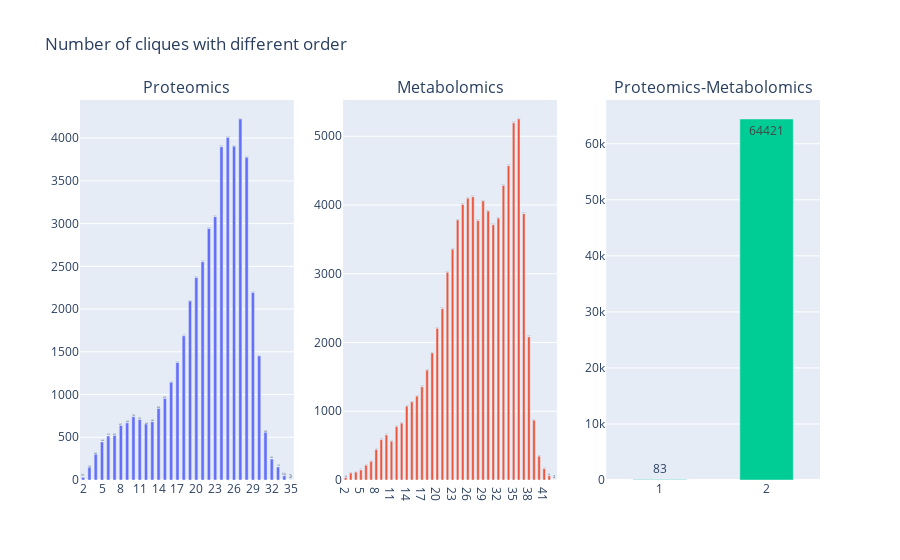

The notebook cell this image was saved under:
### Code cell
#
# Number of cliques with diferent orders
#

fig = make_subplots(rows=1, cols=3, subplot_titles=['Proteomics', 'Metabolomics', 'Proteomics-Metabolomics'])#go.Figure()

for n,G in enumerate([qqg, mmg, qmg]):
    plot = pd.Series([len(i) for i in nx.find_cliques(G)]).value_counts().sort_index()
    fig.add_trace(go.Bar(
        x = [str(i) for i in plot.index],
        y = plot.values,
        width=0.5,
        text=plot.values, textposition='auto', 
    ), row=1, col=n+1)

    fig.update_layout(bargap=1)
fig.update_layout(title=f'Number of cliques with different order', showlegend=False)
fig.show()

### Figure 1 — Plotly figure (JSON) as saved in the notebook; plotly's stock layout.template omitted (floating-point values rounded to 4 significant figures)
{"data": [{"text": [31, 150, 302, 446, 515, 522, 637, 669, 740, 707, 654, 682, 838, 953, 1143, 1375, 1687, 2094, 2369, 2554, 2943, 3081, 3898, 4008, 3906, 4224, 3776, 2194, 1451, 558, 245, 152, 50, 3], "textposition": "auto", "type": "bar", "width": 0.5, "x": ["2", "3", "4", "5", "6", "7", "8", "9", "10", "11", "12", "13", "14", "15", "16", "17", "18", "19", "20", "21", "22", "23", "24", "25", "26", "27", "28", "29", "30", "31", "32", "33", "34", "35"], "xaxis": "x", "y": [31, 150, 302, 446, 515, 522, 637, 669, 740, 707, 654, 682, 838, 953, 1143, 1375, 1687, 2094, 2369, 2554, 2943, 3081, 3898, 4008, 3906, 4224, 3776, 2194, 1451, 558, 245, 152, 50, 3], "yaxis": "y"}, {"text": [35, 102, 115, 146, 215, 271, 442, 586, 656, 563, 779, 827, 1074, 1136, 1220, 1356, 1598, 1847, 2206, 2491, 3021, 3357, 3782, 4007, 4097, 4120, 3775, 4059, 3911, 3713, 3809, 4284, 4572, 5195, 5251, 3874, 2082, 870, 346, 165, 62, 2], "textposition": "auto", "type": "bar", "width": 0.5, "x": ["2", "3", "4", "5", "6", "7", "8", "9", "10", "11", "12", "13", "14", "15", "16", "17", "18", "19", "20", "21", "22", "23", "24", "25", "26", "27", "28", "29", "30", "31", "32", "33", "34", "35", "36", "37", "38", "39", "40", "41", "42", "43"], "xaxis": "x2", "y": [35, 102, 115, 146, 215, 271, 442, 586, 656, 563, 779, 827, 1074, 1136, 1220, 1356, 1598, 1847, 2206, 2491, 3021, 3357, 3782, 4007, 4097, 4120, 3775, 4059, 3911, 3713, 3809, 4284, 4572, 5195, 5251, 3874, 2082, 870, 346, 165, 62, 2], "yaxis": "y2"}, {"text": [83, 64421], "textposition": "auto", "type": "bar", "width": 0.5, "x": ["1", "2"], "xaxis": "x3", "y": [83, 64421], "yaxis": "y3"}], "layout": {"annotations": [{"font": {"size": 16}, "showarrow": false, "text": "Proteomics", "x": 0.1444, "xanchor": "center", "xref": "paper", "y": 1, "yanchor": "bottom", "yref": "paper"}, {"font": {"size": 16}, "showarrow": false, "text": "Metabolomics", "x": 0.5, "xanchor": "center", "xref": "paper", "y": 1, "yanchor": "bottom", "yref": "paper"}, {"font": {"size": 16}, "showarrow": false, "text": "Proteomics-Metabolomics", "x": 0.8556, "xanchor": "center", "xref": "paper", "y": 1, "yanchor": "bottom", "yref": "paper"}], "bargap": 1, "showlegend": false, "title": {"text": "Number of cliques with different order"}, "xaxis": {"anchor": "y", "domain": [0, 0.2889]}, "xaxis2": {"anchor": "y2", "domain": [0.3556, 0.6444]}, "xaxis3": {"anchor": "y3", "domain": [0.7111, 1]}, "yaxis": {"anchor": "x", "domain": [0, 1]}, "yaxis2": {"anchor": "x2", "domain": [0, 1]}, "yaxis3": {"anchor": "x3", "domain": [0, 1]}}}
